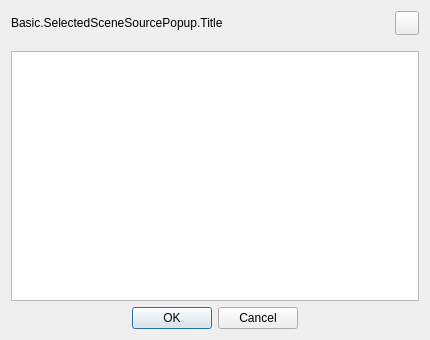
<?xml version="1.0" encoding="UTF-8"?>
<ui version="4.0">
 <class>AFQSceneSelectDialog</class>
 <widget class="QDialog" name="AFQSceneSelectDialog">
  <property name="geometry">
   <rect>
    <x>0</x>
    <y>0</y>
    <width>430</width>
    <height>340</height>
   </rect>
  </property>
  <property name="minimumSize">
   <size>
    <width>430</width>
    <height>340</height>
   </size>
  </property>
  <property name="windowTitle">
   <string>Dialog</string>
  </property>
  <layout class="QVBoxLayout" name="verticalLayout">
   <item>
    <layout class="QHBoxLayout" name="horizontalLayout">
     <property name="bottomMargin">
      <number>10</number>
     </property>
     <item>
      <widget class="QLabel" name="labelTitle">
       <property name="text">
        <string>Basic.SelectedSceneSourcePopup.Title</string>
       </property>
       <property name="labelType" stdset="0">
        <string>labelTitle</string>
       </property>
      </widget>
     </item>
     <item>
      <spacer name="horizontalSpacer">
       <property name="orientation">
        <enum>Qt::Horizontal</enum>
       </property>
       <property name="sizeHint" stdset="0">
        <size>
         <width>40</width>
         <height>20</height>
        </size>
       </property>
      </spacer>
     </item>
     <item>
      <widget class="QPushButton" name="closeButton">
       <property name="minimumSize">
        <size>
         <width>24</width>
         <height>24</height>
        </size>
       </property>
       <property name="maximumSize">
        <size>
         <width>24</width>
         <height>24</height>
        </size>
       </property>
       <property name="text">
        <string/>
       </property>
       <property name="iconSize">
        <size>
         <width>11</width>
         <height>11</height>
        </size>
       </property>
       <property name="buttonType" stdset="0">
        <string>closeButton</string>
       </property>
      </widget>
     </item>
    </layout>
   </item>
   <item>
    <widget class="QListWidget" name="sceneListWidget"/>
   </item>
   <item>
    <widget class="QDialogButtonBox" name="buttonBox">
     <property name="orientation">
      <enum>Qt::Horizontal</enum>
     </property>
     <property name="standardButtons">
      <set>QDialogButtonBox::Cancel|QDialogButtonBox::Ok</set>
     </property>
     <property name="centerButtons">
      <bool>true</bool>
     </property>
    </widget>
   </item>
  </layout>
 </widget>
 <resources>
  <include location="aneta-main-resource.qrc"/>
 </resources>
 <connections>
  <connection>
   <sender>buttonBox</sender>
   <signal>accepted()</signal>
   <receiver>AFQSceneSelectDialog</receiver>
   <slot>accept()</slot>
   <hints>
    <hint type="sourcelabel">
     <x>248</x>
     <y>254</y>
    </hint>
    <hint type="destinationlabel">
     <x>157</x>
     <y>274</y>
    </hint>
   </hints>
  </connection>
  <connection>
   <sender>buttonBox</sender>
   <signal>rejected()</signal>
   <receiver>AFQSceneSelectDialog</receiver>
   <slot>reject()</slot>
   <hints>
    <hint type="sourcelabel">
     <x>316</x>
     <y>260</y>
    </hint>
    <hint type="destinationlabel">
     <x>286</x>
     <y>274</y>
    </hint>
   </hints>
  </connection>
 </connections>
</ui>
